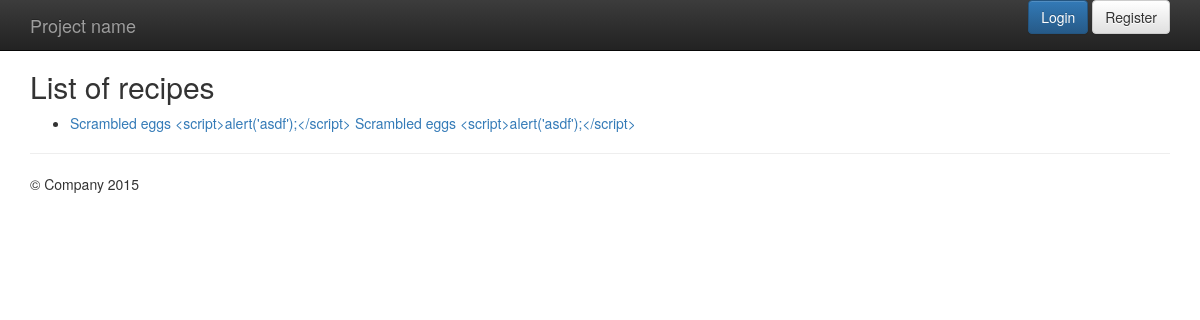
The app's page /, older data.
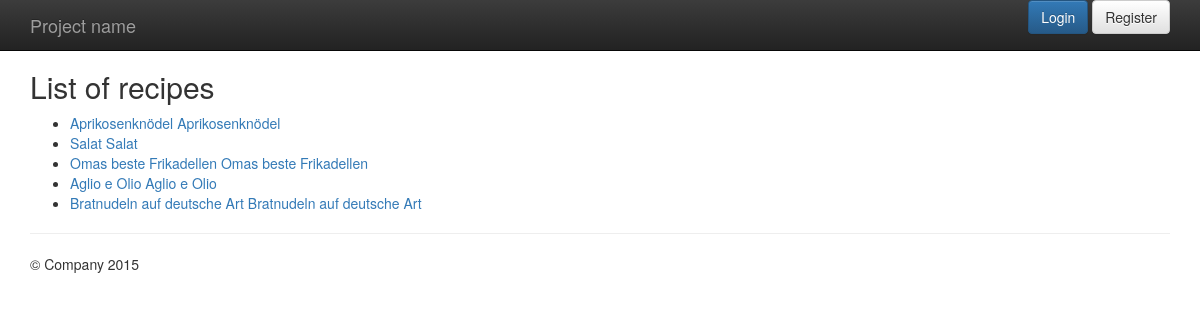
The same page, newer data.
### recipes/models.py (models this page shows, shortened)
class Recipe(models.Model):
    DIFFICULTY_EASY = 1
    DIFFICULTY_MEDIUM = 2
    DIFFICULTY_HARD = 3
    DIFFICULTIES = (
        (DIFFICULTY_EASY, 'simple'),
        (DIFFICULTY_MEDIUM, 'normal'),
        (DIFFICULTY_HARD, 'hard'),
    )
    title = models.CharField('Title', max_length=255)
    slug = models.SlugField(unique=True)
    ingredients = models.TextField('Ingredients',
        help_text='One ingredient per line')
    preparation = models.TextField('Preparation')
    time_for_preparation = models.IntegerField('Time for preparation',
        help_text='Time in minutes', blank=True, null=True)
    number_of_portions = models.PositiveIntegerField('Number of portions')
    difficulty = models.SmallIntegerField('Difficulty',
        choices=DIFFICULTIES, default=DIFFICULTY_MEDIUM)
    category = models.ManyToManyField(Category, verbose_name='Categories')  # related_name='recipe_set'
    author = models.ForeignKey(User, verbose_name='Author')
    photo = models.ImageField(upload_to='recipes', verbose_name='Photo', blank=True, null=True)
    date_created = models.DateTimeField(editable=False)
    date_updated = models.DateTimeField(editable=False)
    class Meta:
        verbose_name = 'Recipe'
        verbose_name_plural = 'Recipes'
        ordering = ['-date_created']
    def __str__(self):
        return self.title
    def get_absolute_path(self):
        return reverse('recipes_recipe_detail', kwargs={'slug': self.slug})

### recipes/views.py (the view)
# urls.py: url(r'^$', recipes.views.index,
def index(request):
    recipes = Recipe.objects.all()
    logger.debug('recipes = {}'.format(recipes))
    logger.debug('request = {}'.format(request))
    logger.debug('locals() = {}'.format(locals()))
    return render(request, 'recipes/index.html', {'object_list': recipes})

### recipes/templates/recipes/index.html (shortened to what this page needs)
{% extends "base.html" %}
{% block content %}
<h2>List of recipes</h2>
<ul>
    {% for recipe in object_list %}
    <li>
        <a href="{{ recipe.get_absolute_path }}">{{ recipe.title }}</a>
        <a href="{% url 'recipes_recipe_detail' recipe.slug %}">{{ recipe.title }}</a>
    </li>
    {% endfor %}
</ul>
{% endblock %}

### templates/base.html (shortened to what this page needs)
{% load static %}
<!doctype html>
 <html class="no-js" lang="">
    <head>
        <link rel="stylesheet" href="{% static 'css/bootstrap.min.css' %}">
        <link rel="stylesheet" href="{% static 'css/bootstrap-theme.min.css' %}">
        <link rel="stylesheet" href="{% static 'css/main.css' %}">
    </head>
    <body>
    <nav class="navbar navbar-inverse navbar-fixed-top" role="navigation">
      <div class="container">
        <div class="navbar-header">
          <a class="navbar-brand" href="#">Project name</a>
        </div>
        <div id="navbar" class="navbar-collapse collapse">
          {% block toggle_login %}
            {% include "userauth/toggle_login.html" %}
          {% endblock %}
        </div>
      </div>
    </nav>
    <div class="container">
      <div>
        {% block content %}{% endblock %}
      </div>
      <hr>
      <footer>
        <p>&copy; Company 2015</p>
      </footer>
    </div>         <script src="//ajax.googleapis.com/ajax/libs/jquery/1.11.2/jquery.min.js"></script>
    </body>
</html>

### userauth/templates/userauth/toggle_login.html
{% if user.is_authenticated %}
<ul class="nav pull-right">
    <li class="dropdown">
        <a class="dropdown-toggle" id="dropuser" data-toggle="dropdown" href="#">
            {{ user.username }}</a>
        <ul class="dropdown-menu" role="menu" aria-labelledby="dropuser">
            <li><a href="{% url "userauth_password_change" %}">Change password</a></li>
            <li><a href="{% url "userauth_logout" %}">Logout</a></li>
        </ul>
    </li>
</ul>
{% else %}
<div class="navbar-collapse collapse pull-right">
    <a type="submit" class="btn btn-primary" href="{% url 'userauth_login' %}">Login</a>
    <a type="submit" class="btn btn-default" href="{% url 'userauth_register' %}">Register</a>
</div>
{% endif %}

### templates/base.html (style rules this page uses)
body { padding-top: 50px; padding-bottom: 20px; }

Row changes from the older to the newer data that the page shows:
removed Recipe: title "Scrambled eggs <script>alert('asdf');</script>"
added Recipe: title "Aprikosenknödel"
added Recipe: title "Salat"
added Recipe: title "Omas beste Frikadellen"
added Recipe: title "Aglio e Olio"
added Recipe: title "Bratnudeln auf deutsche Art"
